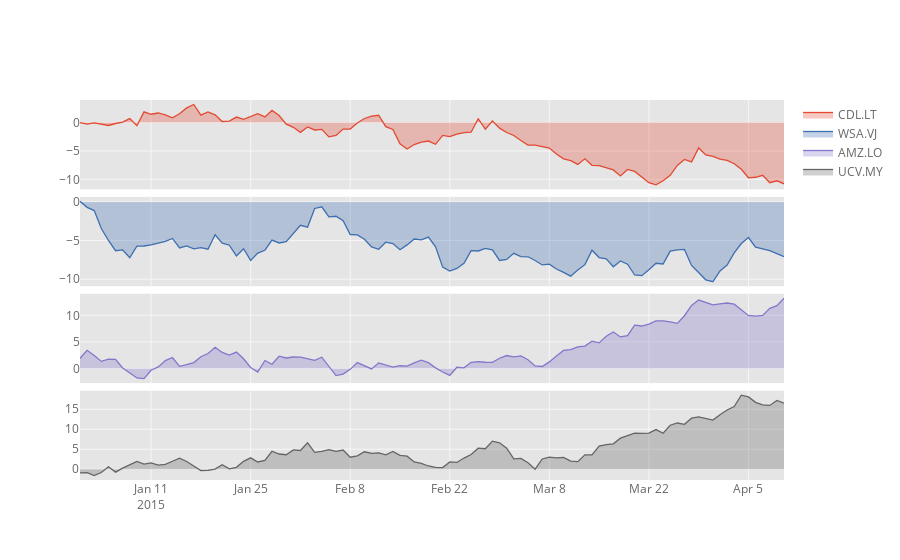

The code cell stored with this chart in its notebook:
### Code cell
df=cf.datagen.lines(4)
df.iplot(subplots=True,shape=(4,1),shared_xaxes=True,vertical_spacing=.02,fill=True)
